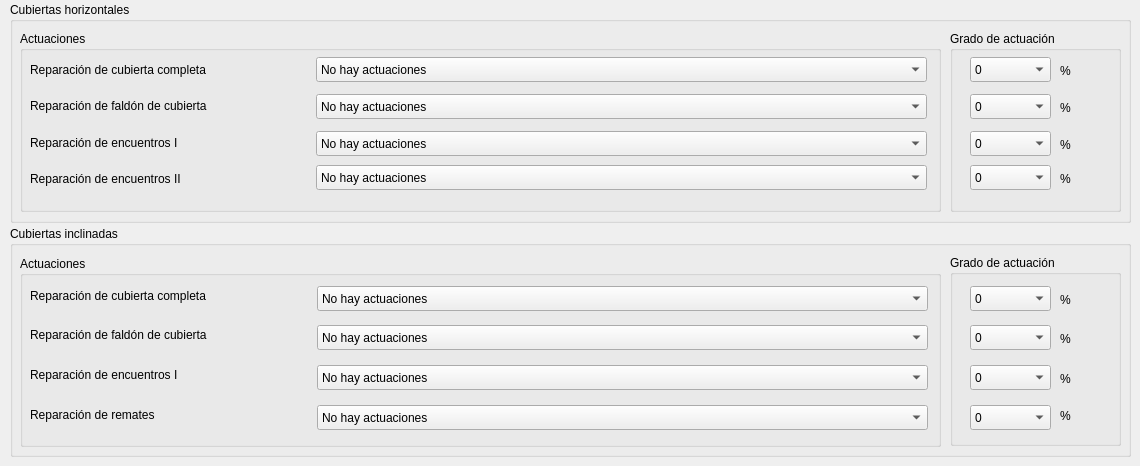
      <widget class="QWidget" name="tab_12">
       <attribute name="title">
        <string>Actuaciones</string>
       </attribute>
       <widget class="QGroupBox" name="groupCubHor">
        <property name="geometry">
         <rect>
          <x>10</x>
          <y>2</y>
          <width>1121</width>
          <height>221</height>
         </rect>
        </property>
        <property name="title">
         <string>Cubiertas horizontales</string>
        </property>
        <widget class="QGroupBox" name="groupBox_20">
         <property name="geometry">
          <rect>
           <x>10</x>
           <y>29</y>
           <width>921</width>
           <height>181</height>
          </rect>
         </property>
         <property name="title">
          <string>Actuaciones</string>
         </property>
         <widget class="QComboBox" name="cmbCubHorEncCazoletas">
          <property name="geometry">
           <rect>
            <x>296</x>
            <y>134</y>
            <width>611</width>
            <height>25</height>
           </rect>
          </property>
          <item>
           <property name="text">
            <string>No hay actuaciones</string>
           </property>
          </item>
          <item>
           <property name="text">
            <string>Con cazoletas</string>
           </property>
          </item>
         </widget>
         <widget class="QComboBox" name="cmbCubHorFaldon">
          <property name="geometry">
           <rect>
            <x>296</x>
            <y>63</y>
            <width>611</width>
            <height>25</height>
           </rect>
          </property>
          <item>
           <property name="text">
            <string>No hay actuaciones</string>
           </property>
          </item>
          <item>
           <property name="text">
            <string>Superficie dañada ≤60%</string>
           </property>
          </item>
         </widget>
         <widget class="QLabel" name="label_53">
          <property name="geometry">
           <rect>
            <x>10</x>
            <y>29</y>
            <width>281</width>
            <height>19</height>
           </rect>
          </property>
          <property name="text">
           <string>Reparación de cubierta completa</string>
          </property>
         </widget>
         <widget class="QLabel" name="label_55">
          <property name="geometry">
           <rect>
            <x>10</x>
            <y>102</y>
            <width>331</width>
            <height>19</height>
           </rect>
          </property>
          <property name="text">
           <string>Reparación de encuentros I</string>
          </property>
         </widget>
         <widget class="QComboBox" name="cmbCubHorEncParamVer">
          <property name="geometry">
           <rect>
            <x>296</x>
            <y>100</y>
            <width>611</width>
            <height>25</height>
           </rect>
          </property>
          <item>
           <property name="text">
            <string>No hay actuaciones</string>
           </property>
          </item>
          <item>
           <property name="text">
            <string>Con paramentos verticales</string>
           </property>
          </item>
         </widget>
         <widget class="QLabel" name="label_54">
          <property name="geometry">
           <rect>
            <x>10</x>
            <y>138</y>
            <width>281</width>
            <height>19</height>
           </rect>
          </property>
          <property name="text">
           <string>Reparación de encuentros II</string>
          </property>
         </widget>
         <widget class="QComboBox" name="cmbCubHorCom">
          <property name="geometry">
           <rect>
            <x>296</x>
            <y>26</y>
            <width>611</width>
            <height>25</height>
           </rect>
          </property>
          <item>
           <property name="text">
            <string>No hay actuaciones</string>
           </property>
          </item>
          <item>
           <property name="text">
            <string>Superf. dañada &gt;60%. Sustitución completa. Mejora energética con aislam. pl.EPS</string>
           </property>
          </item>
          <item>
           <property name="text">
            <string>Superf.dañada &gt;60%. Sustitución completa. Mejora energ. con aislam. lana de oveja</string>
           </property>
          </item>
         </widget>
         <widget class="QLabel" name="label_52">
          <property name="geometry">
           <rect>
            <x>10</x>
            <y>65</y>
            <width>321</width>
            <height>19</height>
           </rect>
          </property>
          <property name="text">
           <string>Reparación de faldón de cubierta</string>
          </property>
         </widget>
        </widget>
        <widget class="QGroupBox" name="groupBox_21">
         <property name="geometry">
          <rect>
           <x>940</x>
           <y>29</y>
           <width>171</width>
           <height>181</height>
          </rect>
         </property>
         <property name="title">
          <string>Grado de actuación</string>
         </property>
         <widget class="QLabel" name="label_42">
          <property name="geometry">
           <rect>
            <x>110</x>
            <y>30</y>
            <width>31</width>
            <height>19</height>
           </rect>
          </property>
          <property name="text">
           <string>%</string>
          </property>
         </widget>
         <widget class="QComboBox" name="cmbCubHorComAct">
          <property name="geometry">
           <rect>
            <x>20</x>
            <y>26</y>
            <width>81</width>
            <height>25</height>
           </rect>
          </property>
          <item>
           <property name="text">
            <string>0</string>
           </property>
          </item>
          <item>
           <property name="text">
            <string>61 a 100</string>
           </property>
          </item>
         </widget>
         <widget class="QComboBox" name="cmbCubHorEncParamVerAct">
          <property name="geometry">
           <rect>
            <x>20</x>
            <y>100</y>
            <width>81</width>
            <height>25</height>
           </rect>
          </property>
          <item>
           <property name="text">
            <string>0</string>
           </property>
          </item>
          <item>
           <property name="text">
            <string>1 a 30</string>
           </property>
          </item>
          <item>
           <property name="text">
            <string>31 a 60</string>
           </property>
          </item>
          <item>
           <property name="text">
            <string>61 a 100</string>
           </property>
          </item>
         </widget>
         <widget class="QLabel" name="label_45">
          <property name="geometry">
           <rect>
            <x>110</x>
            <y>138</y>
            <width>31</width>
            <height>19</height>
           </rect>
          </property>
          <property name="text">
           <string>%</string>
          </property>
         </widget>
         <widget class="QLabel" name="label_43">
          <property name="geometry">
           <rect>
            <x>110</x>
            <y>67</y>
            <width>31</width>
            <height>19</height>
           </rect>
          </property>
          <property name="text">
           <string>%</string>
          </property>
         </widget>
         <widget class="QComboBox" name="cmbCubHorEncCazoletasAct">
          <property name="geometry">
           <rect>
            <x>20</x>
            <y>134</y>
            <width>81</width>
            <height>25</height>
           </rect>
          </property>
          <item>
           <property name="text">
            <string>0</string>
           </property>
          </item>
          <item>
           <property name="text">
            <string>1 a 30</string>
           </property>
          </item>
          <item>
           <property name="text">
            <string>31 a 60</string>
           </property>
          </item>
          <item>
           <property name="text">
            <string>61 a 100</string>
           </property>
          </item>
         </widget>
         <widget class="QLabel" name="label_44">
          <property name="geometry">
           <rect>
            <x>110</x>
            <y>104</y>
            <width>31</width>
            <height>19</height>
           </rect>
          </property>
          <property name="text">
           <string>%</string>
          </property>
         </widget>
         <widget class="QComboBox" name="cmbCubHorFaldonAct">
          <property name="geometry">
           <rect>
            <x>20</x>
            <y>63</y>
            <width>81</width>
            <height>25</height>
           </rect>
          </property>
          <item>
           <property name="text">
            <string>0</string>
           </property>
          </item>
          <item>
           <property name="text">
            <string>1 a 60</string>
           </property>
          </item>
         </widget>
        </widget>
        <zorder>groupBox_21</zorder>
        <zorder>groupBox_20</zorder>
       </widget>
       <widget class="QGroupBox" name="groupCubInc">
        <property name="geometry">
         <rect>
          <x>10</x>
          <y>226</y>
          <width>1121</width>
          <height>231</height>
         </rect>
        </property>
        <property name="title">
         <string>Cubiertas inclinadas</string>
        </property>
        <widget class="QGroupBox" name="groupBox_22">
         <property name="geometry">
          <rect>
           <x>10</x>
           <y>30</y>
           <width>921</width>
           <height>191</height>
          </rect>
         </property>
         <property name="title">
          <string>Actuaciones</string>
         </property>
         <widget class="QComboBox" name="cmbCubIncCompleta">
          <property name="geometry">
           <rect>
            <x>297</x>
            <y>30</y>
            <width>611</width>
            <height>25</height>
           </rect>
          </property>
          <item>
           <property name="text">
            <string>No hay actuaciones</string>
           </property>
          </item>
          <item>
           <property name="text">
            <string>Reparación faldón (superf.&gt;60%). Sustitución y reposición faldón completo. Rehab. energ. aislm. plancha EPS</string>
           </property>
          </item>
          <item>
           <property name="text">
            <string>Reparación faldón (superf.&gt;60%). Sustitución y reposición faldón completo. Rehab. energ. aislm. lana de oveja</string>
           </property>
          </item>
         </widget>
         <widget class="QLabel" name="label_46">
          <property name="geometry">
           <rect>
            <x>10</x>
            <y>69</y>
            <width>301</width>
            <height>19</height>
           </rect>
          </property>
          <property name="text">
           <string>Reparación de faldón de cubierta</string>
          </property>
         </widget>
         <widget class="QComboBox" name="cmbCubIncRemates">
          <property name="geometry">
           <rect>
            <x>297</x>
            <y>149</y>
            <width>611</width>
            <height>25</height>
           </rect>
          </property>
          <item>
           <property name="text">
            <string>No hay actuaciones</string>
           </property>
          </item>
          <item>
           <property name="text">
            <string>Cumbrera, limatesa, limahoya y alero</string>
           </property>
          </item>
         </widget>
         <widget class="QComboBox" name="cmbCubIncEncParamVer">
          <property name="geometry">
           <rect>
            <x>297</x>
            <y>109</y>
            <width>611</width>
            <height>25</height>
           </rect>
          </property>
          <item>
           <property name="text">
            <string>No hay actuaciones</string>
           </property>
          </item>
          <item>
           <property name="text">
            <string>Con paramentos verticales</string>
           </property>
          </item>
         </widget>
         <widget class="QComboBox" name="cmbCubIncFaldon">
          <property name="geometry">
           <rect>
            <x>297</x>
            <y>69</y>
            <width>611</width>
            <height>25</height>
           </rect>
          </property>
          <item>
           <property name="text">
            <string>No hay actuaciones</string>
           </property>
          </item>
          <item>
           <property name="text">
            <string>Superficie dañada ≤60%</string>
           </property>
          </item>
         </widget>
         <widget class="QLabel" name="label_49">
          <property name="geometry">
           <rect>
            <x>10</x>
            <y>109</y>
            <width>311</width>
            <height>19</height>
           </rect>
          </property>
          <property name="text">
           <string>Reparación de encuentros I</string>
          </property>
         </widget>
         <widget class="QLabel" name="label_48">
          <property name="geometry">
           <rect>
            <x>10</x>
            <y>149</y>
            <width>221</width>
            <height>19</height>
           </rect>
          </property>
          <property name="text">
           <string>Reparación de remates</string>
          </property>
         </widget>
         <widget class="QLabel" name="label_47">
          <property name="geometry">
           <rect>
            <x>10</x>
            <y>30</y>
            <width>301</width>
            <height>19</height>
           </rect>
          </property>
          <property name="text">
           <string>Reparación de cubierta completa</string>
          </property>
         </widget>
        </widget>
        <widget class="QGroupBox" name="groupBox_23">
         <property name="geometry">
          <rect>
           <x>940</x>
           <y>29</y>
           <width>171</width>
           <height>191</height>
          </rect>
         </property>
         <property name="title">
          <string>Grado de actuación</string>
         </property>
         <widget class="QLabel" name="label_60">
          <property name="geometry">
           <rect>
            <x>110</x>
            <y>35</y>
            <width>31</width>
            <height>19</height>
           </rect>
          </property>
          <property name="text">
           <string>%</string>
          </property>
         </widget>
         <widget class="QLabel" name="label_62">
          <property name="geometry">
           <rect>
            <x>110</x>
            <y>114</y>
            <width>31</width>
            <height>19</height>
           </rect>
          </property>
          <property name="text">
           <string>%</string>
          </property>
         </widget>
         <widget class="QComboBox" name="cmbCubIncFaldonAct">
          <property name="geometry">
           <rect>
            <x>20</x>
            <y>70</y>
            <width>81</width>
            <height>25</height>
           </rect>
          </property>
          <item>
           <property name="text">
            <string>0</string>
           </property>
          </item>
          <item>
           <property name="text">
            <string>1 a 60</string>
           </property>
          </item>
         </widget>
         <widget class="QLabel" name="label_61">
          <property name="geometry">
           <rect>
            <x>110</x>
            <y>74</y>
            <width>31</width>
            <height>19</height>
           </rect>
          </property>
          <property name="text">
           <string>%</string>
          </property>
         </widget>
         <widget class="QComboBox" name="cmbCubIncCompletaAct">
          <property name="geometry">
           <rect>
            <x>20</x>
            <y>31</y>
            <width>81</width>
            <height>25</height>
           </rect>
          </property>
          <item>
           <property name="text">
            <string>0</string>
           </property>
          </item>
          <item>
           <property name="text">
            <string>61 a 100</string>
           </property>
          </item>
         </widget>
         <widget class="QLabel" name="label_63">
          <property name="geometry">
           <rect>
            <x>110</x>
            <y>151</y>
            <width>31</width>
            <height>19</height>
           </rect>
          </property>
          <property name="text">
           <string>%</string>
          </property>
         </widget>
         <widget class="QComboBox" name="cmbCubIncEncParamVerAct">
          <property name="geometry">
           <rect>
            <x>20</x>
            <y>110</y>
            <width>81</width>
            <height>25</height>
           </rect>
          </property>
          <item>
           <property name="text">
            <string>0</string>
           </property>
          </item>
          <item>
           <property name="text">
            <string>1 a 30</string>
           </property>
          </item>
          <item>
           <property name="text">
            <string>31 a 60</string>
           </property>
          </item>
          <item>
           <property name="text">
            <string>61 a 100</string>
           </property>
          </item>
         </widget>
         <widget class="QComboBox" name="cmbCubIncRematesAct">
          <property name="geometry">
           <rect>
            <x>20</x>
            <y>150</y>
            <width>81</width>
            <height>25</height>
           </rect>
          </property>
          <item>
           <property name="text">
            <string>0</string>
           </property>
          </item>
          <item>
           <property name="text">
            <string>1 a 30</string>
           </property>
          </item>
          <item>
           <property name="text">
            <string>31 a 60</string>
           </property>
          </item>
          <item>
           <property name="text">
            <string>61 a 100</string>
           </property>
          </item>
         </widget>
        </widget>
       </widget>
      </widget>
